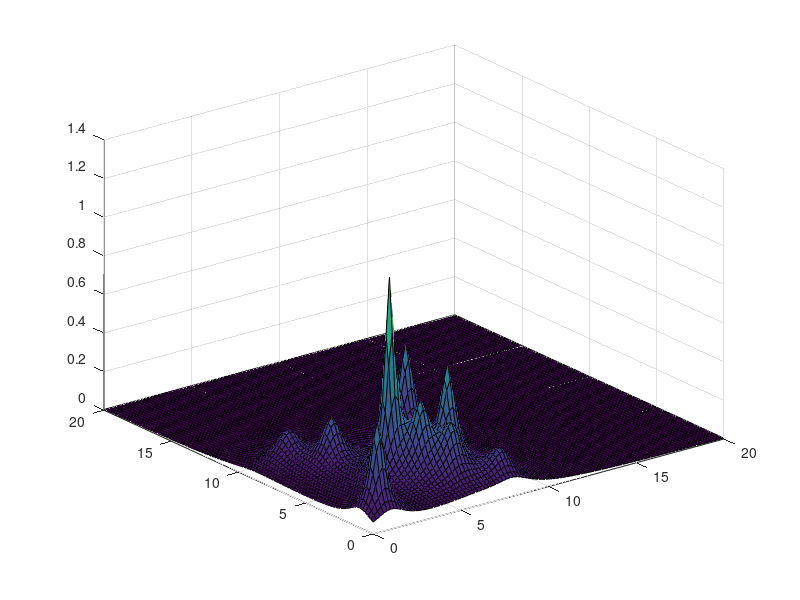
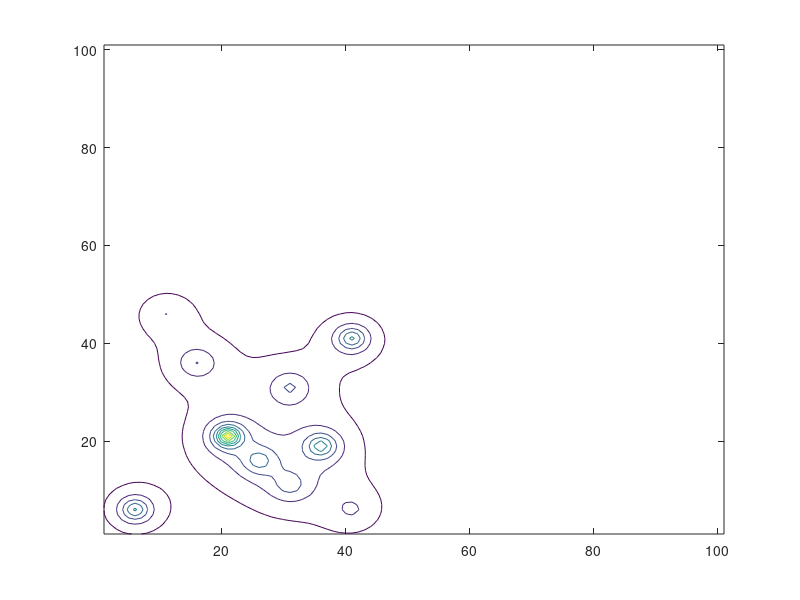

Write the MATLAB code that produced these figures, in order.
%************terrain function figure********
%**********Foxhole Shekel function*********
%Altd(x,y) //return terrain altitude of position (x,y)
clear;
clc;
xx=0:0.2:20;
yy=0:0.2:20;
[X,Y]=meshgrid(xx,yy);
%Z=(cos(2*X+1)+2*cos(3*X+2)).*(cos(2*Y+1)+2*cos(3*Y+2));
%surf(Z)
%figure;
A=[4,1,8,6,3,2,5,8,6,7;
   4,1,8,6,7,9,3,1,2,3.6];
C=1/10.*[1,2,2,4,4,6,3,6,4,2];
Q=0;
for i=1:10
  Q=Q+0.1./((X-A(1,i)).*(X-A(1,i))+(Y-A(2,i)).*(Y-A(2,i))+C(i));
end
%for j=1:101
   % for k=1:101
   % x=xx(k);
    %y=yy(k);

%************end of the function******************

surf(X,Y,Q);
hold on
figure;
contour(Q);

% hold on
% xlabel('X')
% ylabel('Y')
% zlabel('Z')


%figure
%contour(X,Y,Q)
%xlabel('X')
%ylabel('Y')